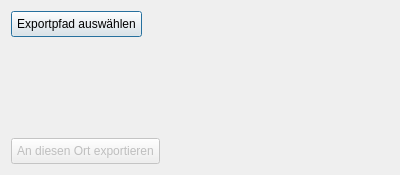
<?xml version="1.0" encoding="UTF-8"?>
<ui version="4.0">
 <class>ExportDialog</class>
 <widget class="QDialog" name="ExportDialog">
  <property name="geometry">
   <rect>
    <x>0</x>
    <y>0</y>
    <width>400</width>
    <height>175</height>
   </rect>
  </property>
  <property name="windowTitle">
   <string>Schatz exportieren</string>
  </property>
  <property name="styleSheet">
   <string notr="true">QWidget {
font:10pt &quot;MS Shell Dlg 2&quot;;
padding:5px;
}


</string>
  </property>
  <layout class="QFormLayout" name="formLayout">
   <item row="1" column="0">
    <widget class="QPushButton" name="btn_exportDateiErstellen">
     <property name="toolTip">
      <string>&lt;html&gt;&lt;head/&gt;&lt;body&gt;&lt;p&gt;Den Explorer öffnen, um manuell den gewünschten Ort für den exportierten Schatz zu wählen.&lt;/p&gt;&lt;/body&gt;&lt;/html&gt;</string>
     </property>
     <property name="text">
      <string>Exportpfad auswählen</string>
     </property>
    </widget>
   </item>
   <item row="2" column="0">
    <widget class="QLabel" name="lbl_exportAdresse">
     <property name="text">
      <string/>
     </property>
    </widget>
   </item>
   <item row="3" column="0">
    <spacer name="verticalSpacer">
     <property name="orientation">
      <enum>Qt::Vertical</enum>
     </property>
     <property name="sizeHint" stdset="0">
      <size>
       <width>20</width>
       <height>40</height>
      </size>
     </property>
    </spacer>
   </item>
   <item row="4" column="0">
    <widget class="QPushButton" name="btn_exportBestaetigen">
     <property name="enabled">
      <bool>false</bool>
     </property>
     <property name="sizePolicy">
      <sizepolicy hsizetype="Fixed" vsizetype="Fixed">
       <horstretch>0</horstretch>
       <verstretch>0</verstretch>
      </sizepolicy>
     </property>
     <property name="toolTip">
      <string>&lt;html&gt;&lt;head/&gt;&lt;body&gt;&lt;p&gt;Exportiert den Inhalt des gesamten Schatzes in die erste Zeile einer Textdatei.&lt;/p&gt;&lt;/body&gt;&lt;/html&gt;</string>
     </property>
     <property name="whatsThis">
      <string>&lt;html&gt;&lt;head/&gt;&lt;body&gt;&lt;p&gt;Es muss erst eine exportadresse festgelegt werden, bevor ein Export stattfinden kann.&lt;/p&gt;&lt;/body&gt;&lt;/html&gt;</string>
     </property>
     <property name="text">
      <string>An diesen Ort exportieren</string>
     </property>
    </widget>
   </item>
  </layout>
 </widget>
 <tabstops>
  <tabstop>btn_exportDateiErstellen</tabstop>
  <tabstop>btn_exportBestaetigen</tabstop>
 </tabstops>
 <resources/>
 <connections/>
</ui>
